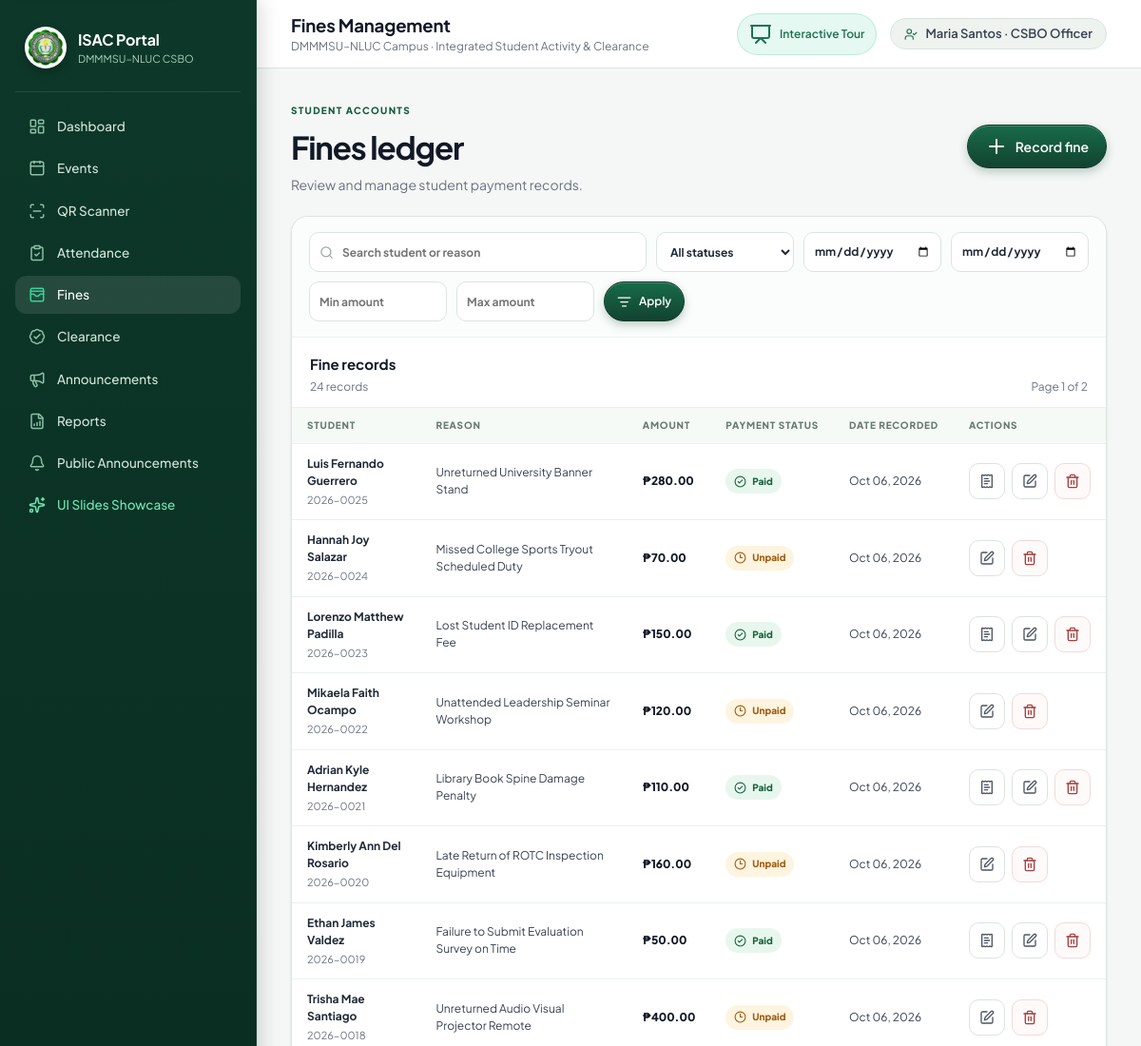
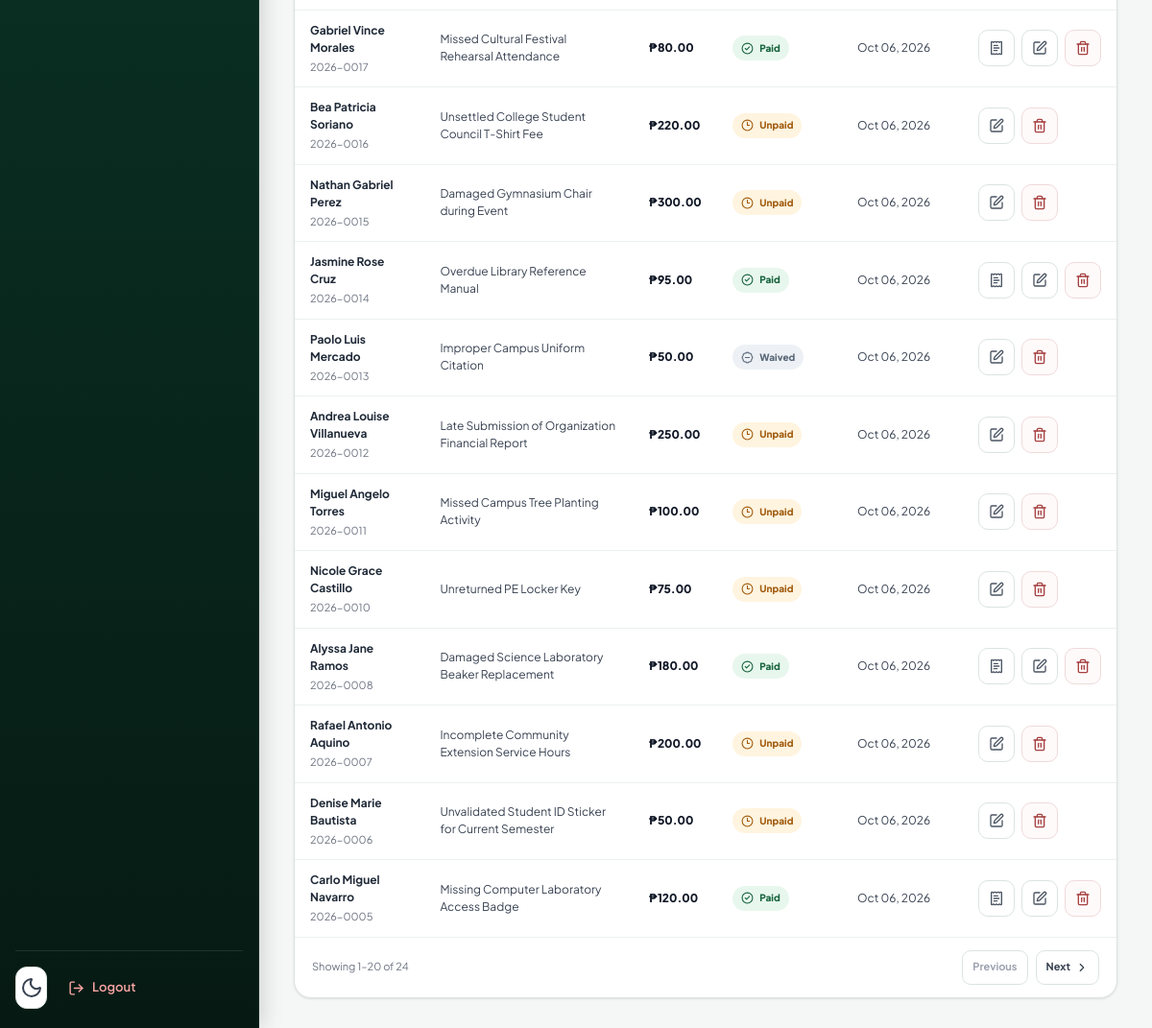
The app's page /officer/fines/ (signed in) with its own data (2 pictures, top to bottom).
### portal/models.py (models this page shows, shortened)
class Profile(models.Model):
    ROLE_CHOICES = [("student","Student"),("officer","CSBO Officer"),("admin","Administrator")]
    user = models.OneToOneField(User, on_delete=models.CASCADE, related_name="profile")
    role = models.CharField(max_length=20, choices=ROLE_CHOICES, default="student")
    requested_role = models.CharField(max_length=20, choices=ROLE_CHOICES, blank=True, default="")
    student_no = models.CharField(max_length=30, unique=True, null=True, blank=True)
    first_name = models.CharField(max_length=80, blank=True)
    middle_name = models.CharField(max_length=80, blank=True)
    last_name = models.CharField(max_length=80, blank=True)
    college = models.ForeignKey(College, on_delete=models.SET_NULL, null=True, blank=True)
    program = models.ForeignKey(Program, on_delete=models.SET_NULL, null=True, blank=True)
    year_level = models.PositiveSmallIntegerField(default=1)
    photo = models.ImageField(upload_to="students/", blank=True, null=True)
    qr_token = models.UUIDField(default=uuid.uuid4, unique=True, editable=False)
    position = models.CharField(max_length=100, blank=True)
    def full_name(self):
        parts = [self.first_name, self.middle_name, self.last_name]
        name = " ".join([p for p in parts if p]).strip()
        return name or self.user.get_full_name() or self.user.username

class Fine(models.Model):
    STATUS = [("unpaid","Unpaid"),("paid","Paid"),("waived","Waived")]
    student = models.ForeignKey(Profile, on_delete=models.CASCADE, related_name="fines")
    event = models.ForeignKey(Event, on_delete=models.SET_NULL, null=True, blank=True)
    reason = models.CharField(max_length=220)
    amount = models.DecimalField(max_digits=10, decimal_places=2)
    status = models.CharField(max_length=20, choices=STATUS, default="unpaid")
    recorded_by = models.ForeignKey(User, on_delete=models.PROTECT, related_name="recorded_fines")
    verified_at = models.DateTimeField(null=True, blank=True)
    created_at = models.DateTimeField(auto_now_add=True)

### portal/views.py (the view)
        def wrapped(request, *args, **kwargs):
            if not request.user.is_authenticated: return redirect("login")
            profile = getattr(request.user, "profile", None)
            if profile is None:
                if request.user.is_staff or request.user.is_superuser:
                    return redirect("admin:index")
                messages.error(request, "Your account does not have a portal profile. Please contact an administrator.")
                return redirect("login")
            role = profile.role
            if role not in roles:
                messages.error(request, "You do not have permission to access this page.")
                return redirect("dashboard")
            return view(request, *args, **kwargs)

### portal/views.py (called while the page is built)
def role_required(*roles):
    def deco(view):
        def wrapped(request, *args, **kwargs):
            if not request.user.is_authenticated: return redirect("login")
            profile = getattr(request.user, "profile", None)
            if profile is None:
                if request.user.is_staff or request.user.is_superuser:
                    return redirect("admin:index")
                messages.error(request, "Your account does not have a portal profile. Please contact an administrator.")
                return redirect("login")
            role = profile.role
            if role not in roles:
                messages.error(request, "You do not have permission to access this page.")
                return redirect("dashboard")
            return view(request, *args, **kwargs)
        return wrapped
    return deco

### templates/portal/fines.html (shortened to what this page needs)
{% extends "base.html" %}
{% block page_title %}Fines Management{% endblock %}
{% block content %}
<section class="module-page">
  <div class="module-heading">
    <div><span class="module-eyebrow">Student accounts</span><h2>Fines ledger</h2><p>Review and manage student payment records.</p></div>
    <a class="btn primary" href="{% url 'fine_create' %}"><i data-lucide="plus" aria-hidden="true"></i> Record fine</a>
  </div>
  <div class="module-panel">
    <form class="module-filter-bar fines-filter-bar" method="get">
      <label class="module-search"><span class="sr-only">Search fines</span><i data-lucide="search" aria-hidden="true"></i><input type="search" name="q" value="{{ query }}" placeholder="Search student or reason"></label>
      <label><select name="status" aria-label="Filter by status"><option value="">All statuses</option></select></label>
      <label><span class="sr-only">From date</span><input type="date" name="date_from" value="{{ date_from }}" aria-label="From date"></label>
      <label><span class="sr-only">To date</span><input type="date" name="date_to" value="{{ date_to }}" aria-label="To date"></label>
      <label><span class="sr-only">Minimum amount</span><input type="number" name="min_amount" value="{{ min_amount }}" min="0" step="0.01" placeholder="Min amount"></label>
      <label><span class="sr-only">Maximum amount</span><input type="number" name="max_amount" value="{{ max_amount }}" min="0" step="0.01" placeholder="Max amount"></label>
      <button class="btn primary" type="submit"><i data-lucide="list-filter" aria-hidden="true"></i> Apply</button>
    </form>
    <div class="module-table-title"><div><h3>Fine records</h3><p>{{ page_obj.paginator.count }} record{{ page_obj.paginator.count|pluralize }}</p></div>{% if page_obj.paginator.num_pages > 1 %}<span>Page {{ page_obj.number }} of {{ page_obj.paginator.num_pages }}</span>{% endif %}</div>
    <div class="module-table-scroll">
      <table class="module-table fines-table">
        <thead><tr><th>Student</th><th>Reason</th><th>Amount</th><th>Payment status</th><th>Date recorded</th><th>Actions</th></tr></thead>
        <tbody>
          {% for f in fines %}
          <tr>
            <td data-label="Student"><strong>{{ f.student.full_name }}</strong><small>{{ f.student.student_no }}</small></td>
            <td data-label="Reason">{{ f.reason }}</td>
            <td data-label="Amount" class="amount-cell">₱{{ f.amount }}</td>
            <td data-label="Payment status"><span class="payment-status {{ f.status }}"><i data-lucide="{% if f.status == 'paid' %}circle-check{% elif f.status == 'waived' %}badge-minus{% else %}clock-3{% endif %}" aria-hidden="true"></i>{{ f.status|title }}</span></td>
            <td data-label="Date recorded">{{ f.created_at|date:"M d, Y" }}</td>
            <td data-label="Actions"><div class="module-row-actions">{% if f.status == "paid" %}<a class="module-icon-action" href="{% url 'fine_receipt' f.id %}" aria-label="View payment receipt for {{ f.student.full_name }}" title="View receipt"><i data-lucide="receipt-text" aria-hidden="true"></i></a>{% endif %}<a class="module-icon-action edit" href="{% url 'fine_edit' f.id %}" aria-label="Edit fine for {{ f.student.full_name }}" title="Edit fine"><i data-lucide="square-pen" aria-hidden="true"></i></a><form method="post" action="{% url 'fine_delete' f.id %}" onsubmit="return confirm('Delete this fine record?');">{% csrf_token %}<button class="module-icon-action delete" type="submit" aria-label="Delete fine for {{ f.student.full_name }}" title="Delete fine"><i data-lucide="trash-2" aria-hidden="true"></i></button></form></div></td>
          </tr>
          {% empty %}<tr><td colspan="6" class="module-no-results"><i data-lucide="receipt-text" aria-hidden="true"></i><strong>No fine records found</strong><span>Try adjusting your filters or record a new fine.</span></td></tr>{% endfor %}
        </tbody>
      </table>
    </div>
    {% if page_obj.paginator.num_pages > 1 %}
    <nav class="module-pagination" aria-label="Fine record pages"><span>Showing {{ page_obj.start_index }}–{{ page_obj.end_index }} of {{ page_obj.paginator.count }}</span><div>
      {% if page_obj.has_previous %}<a href="?q={{ query|urlencode }}&amp;status={{ selected_status|urlencode }}&amp;date_from={{ date_from|urlencode }}&amp;date_to={{ date_to|urlencode }}&amp;min_amount={{ min_amount|urlencode }}&amp;max_amount={{ max_amount|urlencode }}&amp;page={{ page_obj.previous_page_number }}" rel="prev"><i data-lucide="chevron-left" aria-hidden="true"></i> Previous</a>{% else %}<span class="disabled">Previous</span>{% endif %}
      {% if page_obj.has_next %}<a href="?q={{ query|urlencode }}&amp;status={{ selected_status|urlencode }}&amp;date_from={{ date_from|urlencode }}&amp;date_to={{ date_to|urlencode }}&amp;min_amount={{ min_amount|urlencode }}&amp;max_amount={{ max_amount|urlencode }}&amp;page={{ page_obj.next_page_number }}" rel="next">Next <i data-lucide="chevron-right" aria-hidden="true"></i></a>{% else %}<span class="disabled">Next</span>{% endif %}
    </div></nav>{% endif %}
  </div>
</section>
{% endblock %}

### templates/base.html (shortened to what this page needs)
{% load static %}
<!doctype html>
<html lang="en" data-theme="light">
<head>
  <link rel="stylesheet" href="{% static 'css/app.css' %}?v=20261015-1">
</head>
<body>
  <div class="app-shell">
    <aside class="sidebar" id="sidebar" aria-label="Main navigation">
      <div class="brand">
        <img src="{% static 'img/csbo-logo.png' %}" alt="CSBO logo">
        <div>
          <b>ISAC Portal</b>
          <small>DMMMSU–NLUC CSBO</small>
        </div>
      </div>
      <nav>
        <a href="{% url 'dashboard' %}" class="{% if request.resolver_match.url_name == 'dashboard' or request.resolver_match.url_name == 'student_dashboard' or request.resolver_match.url_name == 'officer_dashboard' %}active{% endif %}">
          <i data-lucide="layout-dashboard"></i>Dashboard
        </a>
        {% if user.profile.role == 'student' %}
          <a href="{% url 'digital_id' %}" class="{% if request.resolver_match.url_name == 'digital_id' %}active{% endif %}">
            <i data-lucide="id-card"></i>Digital ID
          </a>
          <a href="{% url 'event_calendar' %}" class="{% if request.resolver_match.url_name == 'event_calendar' %}active{% endif %}">
            <i data-lucide="calendar-days"></i>Event Calendar
          </a>
          <a href="{% url 'my_activities' %}" class="{% if request.resolver_match.url_name == 'my_activities' %}active{% endif %}">
            <i data-lucide="activity"></i>My Activities
          </a>
          <a href="{% url 'clearance' %}" class="{% if request.resolver_match.url_name == 'clearance' %}active{% endif %}">
            <i data-lucide="badge-check"></i>Clearance
          </a>
          <a href="{% url 'student_fines' %}" class="{% if request.resolver_match.url_name == 'student_fines' or request.resolver_match.url_name == 'fine_receipt' %}active{% endif %}">
            <i data-lucide="wallet-cards"></i>Fines &amp; Fees
          </a>
        {% else %}
          <a href="{% url 'events_manage' %}" class="{% if 'event' in request.resolver_match.url_name %}active{% endif %}">
            <i data-lucide="calendar"></i>Events
          </a>
          <a href="{% url 'scanner' %}" class="{% if request.resolver_match.url_name == 'scanner' %}active{% endif %}">
            <i data-lucide="scan-line"></i>QR Scanner
          </a>
          <a href="{% url 'attendance_records' %}" class="{% if request.resolver_match.url_name == 'attendance_records' %}active{% endif %}">
            <i data-lucide="clipboard-check"></i>Attendance
          </a>
          <a href="{% url 'fines' %}" class="{% if 'fine' in request.resolver_match.url_name %}active{% endif %}">
            <i data-lucide="wallet-cards"></i>Fines
          </a>
          <a href="{% url 'clearance_manage' %}" class="{% if 'clearance' in request.resolver_match.url_name %}active{% endif %}">
            <i data-lucide="badge-check"></i>Clearance
          </a>
          <a href="{% url 'announcement_manage' %}" class="{% if 'announcement_manage' in request.resolver_match.url_name %}active{% endif %}">
            <i data-lucide="megaphone"></i>Announcements
          </a>
          <a href="{% url 'reports' %}" class="{% if 'report' in request.resolver_match.url_name %}active{% endif %}">
            <i data-lucide="file-bar-chart"></i>Reports
          </a>
        {% endif %}
        <a href="{% url 'announcements' %}" class="{% if request.resolver_match.url_name == 'announcements' %}active{% endif %}">
          <i data-lucide="bell"></i>Public Announcements
        </a>
        <a href="{% url 'showcase' %}" class="{% if request.resolver_match.url_name == 'showcase' %}active{% endif %}" style="color: #6ee7b7;">
          <i data-lucide="sparkles" style="color: #6ee7b7;"></i>UI Slides Showcase
        </a>
      </nav>
      <div class="sidebar-bottom">
        <button class="icon-btn" id="themeToggle" title="Toggle theme" type="button">
          <i data-lucide="moon"></i>
        </button>
        <form method="post" action="{% url 'logout' %}" style="display:inline; width:100%;">
          <button type="submit" class="logout" style="background:none; border:none; width:100%; cursor:pointer;">
            <i data-lucide="log-out"></i>Logout
          </button>
        </form>
      </div>
    </aside>
    <main class="main" id="main-content" tabindex="-1">
      <header class="topbar{% if request.resolver_match.url_name == 'showcase' %} showcase-topbar{% endif %}">
        <div class="topbar-left">
          <div>
            <h1>{% block page_title %}Dashboard{% endblock %}</h1>
            <span class="crumb">DMMMSU–NLUC Campus · Integrated Student Activity & Clearance</span>
          </div>
        </div>
        <div class="top-actions">
          <a href="{% url 'showcase' %}" class="btn" style="background: rgba(16, 185, 129, 0.1); color: var(--emerald-600); border: 1px solid rgba(16, 185, 129, 0.2); padding: 6px 12px; font-size: 12px; border-radius: 999px;">
            <i data-lucide="presentation"></i> Interactive Tour
          </a>
          <span class="user-chip">
            <i data-lucide="user-check" style="width:14px; height:14px; color:var(--emerald-600);"></i>
            {{ user.get_full_name|default:user.username }} · {{ user.profile.get_role_display|default:"Student" }}
          </span>
        </div>
      </header>
      <div class="content">
        {% block content %}{% endblock %}
      </div>
    </main>
  </div>
</body>
</html>

### records on screen
Fine: student.full_name "Luis Fernando Guerrero", student.student_no "2026-0025", reason "Unreturned University Banner Stand", amount "280.00", status "Paid", created_at "Oct 06, 2026"
Fine: student.full_name "Hannah Joy Salazar", student.student_no "2026-0024", reason "Missed College Sports Tryout Scheduled Duty", amount "70.00", status "Unpaid", created_at "Oct 06, 2026"
Fine: student.full_name "Lorenzo Matthew Padilla", student.student_no "2026-0023", reason "Lost Student ID Replacement Fee", amount "150.00", status "Paid", created_at "Oct 06, 2026"
Fine: student.full_name "Mikaela Faith Ocampo", student.student_no "2026-0022", reason "Unattended Leadership Seminar Workshop", amount "120.00", status "Unpaid", created_at "Oct 06, 2026"
Fine: student.full_name "Adrian Kyle Hernandez", student.student_no "2026-0021", reason "Library Book Spine Damage Penalty", amount "110.00", status "Paid", created_at "Oct 06, 2026"
Fine: student.full_name "Kimberly Ann Del Rosario", student.student_no "2026-0020", reason "Late Return of ROTC Inspection Equipment", amount "160.00", status "Unpaid", created_at "Oct 06, 2026"
Fine: student.full_name "Ethan James Valdez", student.student_no "2026-0019", reason "Failure to Submit Evaluation Survey on Time", amount "50.00", status "Paid", created_at "Oct 06, 2026"
Fine: student.full_name "Trisha Mae Santiago", student.student_no "2026-0018", reason "Unreturned Audio Visual Projector Remote", amount "400.00", status "Unpaid", created_at "Oct 06, 2026"
Fine: student.full_name "Gabriel Vince Morales", student.student_no "2026-0017", reason "Missed Cultural Festival Rehearsal Attendance", amount "80.00", status "Paid", created_at "Oct 06, 2026"
Fine: student.full_name "Bea Patricia Soriano", student.student_no "2026-0016", reason "Unsettled College Student Council T-Shirt Fee", amount "220.00", status "Unpaid", created_at "Oct 06, 2026"
Fine: student.full_name "Nathan Gabriel Perez", student.student_no "2026-0015", reason "Damaged Gymnasium Chair during Event", amount "300.00", status "Unpaid", created_at "Oct 06, 2026"
Fine: student.full_name "Jasmine Rose Cruz", student.student_no "2026-0014", reason "Overdue Library Reference Manual", amount "95.00", status "Paid", created_at "Oct 06, 2026"
Fine: student.full_name "Paolo Luis Mercado", student.student_no "2026-0013", reason "Improper Campus Uniform Citation", amount "50.00", status "Waived", created_at "Oct 06, 2026"
Fine: student.full_name "Andrea Louise Villanueva", student.student_no "2026-0012", reason "Late Submission of Organization Financial Report", amount "250.00", status "Unpaid", created_at "Oct 06, 2026"
Fine: student.full_name "Miguel Angelo Torres", student.student_no "2026-0011", reason "Missed Campus Tree Planting Activity", amount "100.00", status "Unpaid", created_at "Oct 06, 2026"
Fine: student.full_name "Nicole Grace Castillo", student.student_no "2026-0010", reason "Unreturned PE Locker Key", amount "75.00", status "Unpaid", created_at "Oct 06, 2026"
Fine: student.full_name "Alyssa Jane Ramos", student.student_no "2026-0008", reason "Damaged Science Laboratory Beaker Replacement", amount "180.00", status "Paid", created_at "Oct 06, 2026"
Fine: student.full_name "Rafael Antonio Aquino", student.student_no "2026-0007", reason "Incomplete Community Extension Service Hours", amount "200.00", status "Unpaid", created_at "Oct 06, 2026"
Fine: student.full_name "Denise Marie Bautista", student.student_no "2026-0006", reason "Unvalidated Student ID Sticker for Current Semester", amount "50.00", status "Unpaid", created_at "Oct 06, 2026"
Fine: student.full_name "Carlo Miguel Navarro", student.student_no "2026-0005", reason "Missing Computer Laboratory Access Badge", amount "120.00", status "Paid", created_at "Oct 06, 2026"

### other values on screen
{{ user.get_full_name|default:user.username }} "Maria Santos"
{{ user.profile.get_role_display|default:"Student" }} "CSBO Officer"
{{ page_obj.paginator.count }} "24"
{{ page_obj.number }} "1"
{{ page_obj.paginator.num_pages }} "2"
{{ page_obj.start_index }} "1"
{{ page_obj.end_index }} "20"
